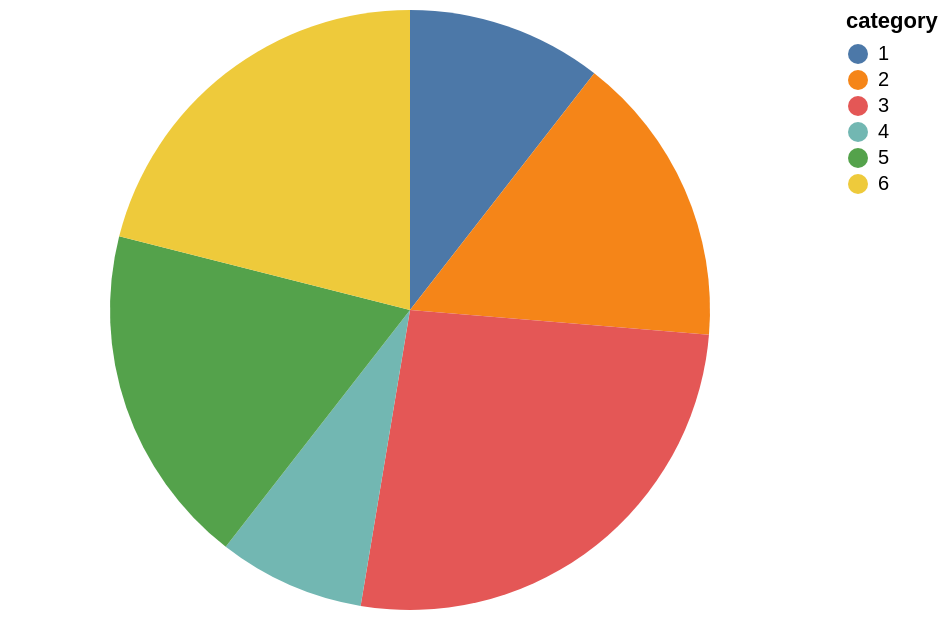

Vega-Lite specification stored for this chart:
### Vega specification from a JSON file in a GitHub repository (floating-point values rounded to 4 significant figures)
{"$schema": "https://vega.github.io/schema/vega/v5.json", "description": "Pie Chart with percentage_tooltip", "background": "white", "padding": 5, "width": 400, "height": 300, "style": "view", "data": [{"name": "source_0", "values": [{"category": 1, "value": 4}, {"category": 2, "value": 6}, {"category": 3, "value": 10}, {"category": 4, "value": 3}, {"category": 5, "value": 7}, {"category": 6, "value": 8}]}, {"name": "data_0", "source": "source_0", "transform": [{"type": "stack", "groupby": [], "field": "value", "sort": {"field": ["category"], "order": ["ascending"]}, "as": ["value_start", "value_end"], "offset": "normalize"}, {"type": "filter", "expr": "isValid(datum[\"value\"]) && isFinite(+datum[\"value\"])"}]}], "marks": [{"name": "marks", "type": "arc", "style": ["arc"], "from": {"data": "data_0"}, "encode": {"update": {"tooltip": {"signal": "{\"value\": format(datum[\"value_end\"]-datum[\"value_start\"], \".0%\"), \"category\": isValid(datum[\"category\"]) ? datum[\"category\"] : \"\"+datum[\"category\"]}"}, "fill": {"scale": "color", "field": "category"}, "description": {"signal": "\"value: \" + (format(datum[\"value_end\"]-datum[\"value_start\"], \".0%\")) + \"; category: \" + (isValid(datum[\"category\"]) ? datum[\"category\"] : \"\"+datum[\"category\"])"}, "x": {"signal": "width", "mult": 0.5}, "y": {"signal": "height", "mult": 0.5}, "outerRadius": {"signal": "min(width,height)/2"}, "innerRadius": {"value": 0}, "startAngle": {"scale": "theta", "field": "value_end"}, "endAngle": {"scale": "theta", "field": "value_start"}}}}], "scales": [{"name": "theta", "type": "linear", "domain": [0, 1], "range": [0, 6.283], "zero": true}, {"name": "color", "type": "ordinal", "domain": {"data": "data_0", "field": "category", "sort": true}, "range": "category"}], "legends": [{"fill": "color", "symbolType": "circle", "title": "category"}]}
